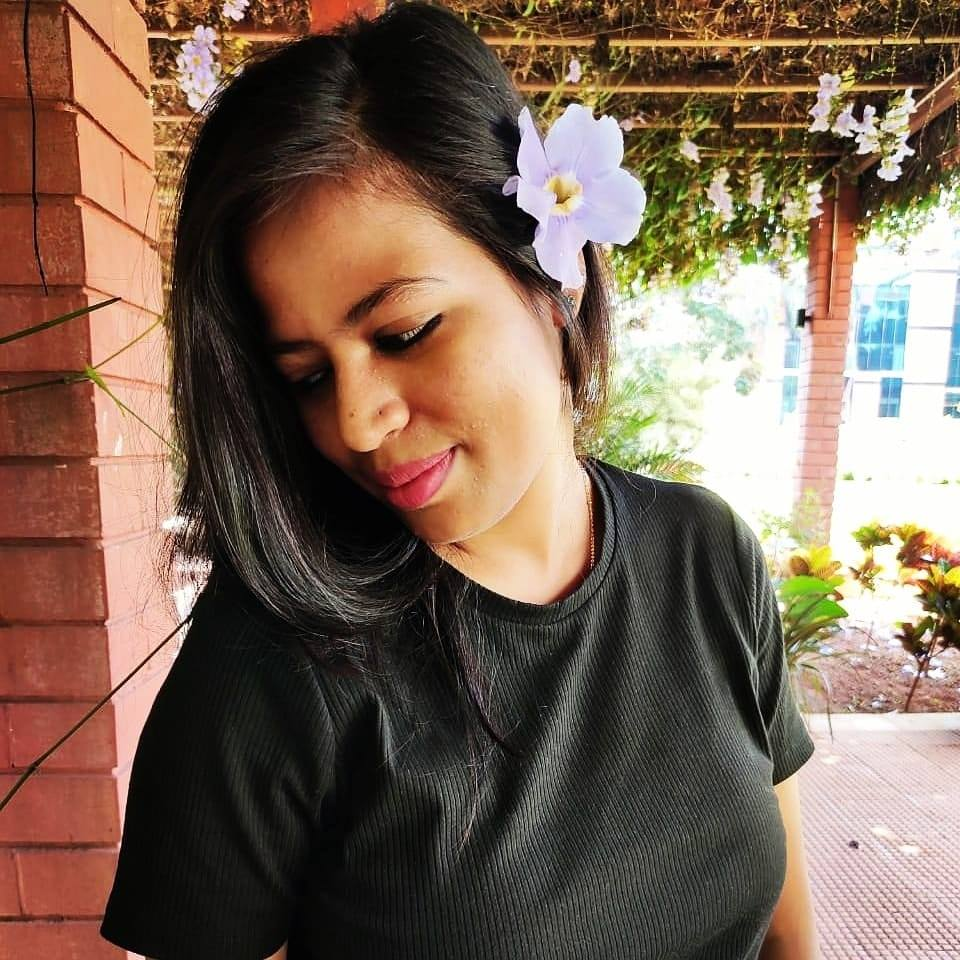
#> input picture sup.jpg, 960 x 960 px
$ python 1.py
#> lines starting #> are read from the running program, lines starting #| are printed output that depends on the picture
from PIL import Image
ASCII_CHAR=['&','#','$','%','?','*','+',';',':','.',' ']
import numpy as np
def to_gray(image):
    return image.convert('L')
def resize(image,width,height):
    resized_image=image.resize((width,height))
    return resized_image
def pixel_to_ascii(image):
    pixel=image.getdata()
    characters="".join([ASCII_CHAR[pixels//25] for pixels in pixel])
    return characters
image =Image.open('sup.jpg').convert('L')
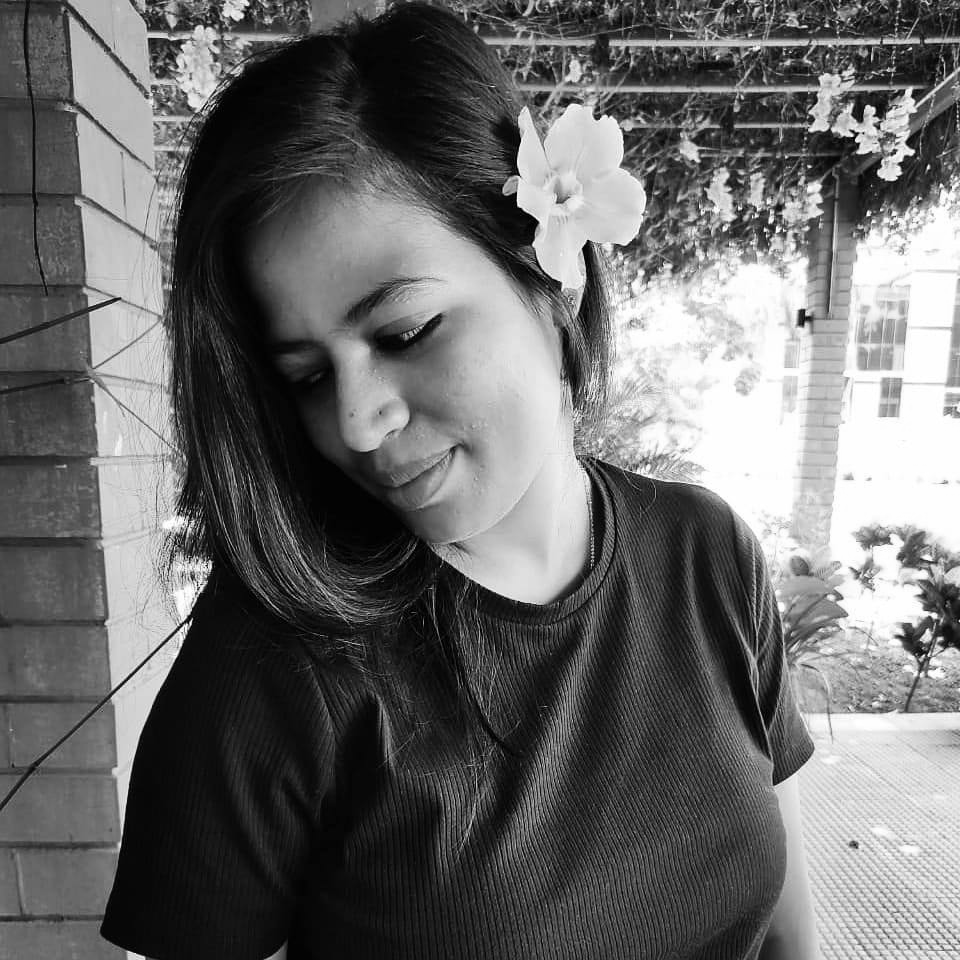
#> image: PIL image 960x960 L; min 0, max 255, mean 106.2
width=200
new_data=pixel_to_ascii(to_gray(resize(image,width,width//2)))
#> in resize, `resized_image=image.resize((width,height))`:
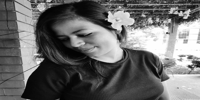
#> resized_image: PIL image 200x100 L; min 0, max 255, mean 106.2
l=len(new_data)
#> l = 20000
k="\n".join([new_data[i:i+width] for i in range(0,l,width)])
with open("ascii_img.txt","w") as f:
    f.write(k)
